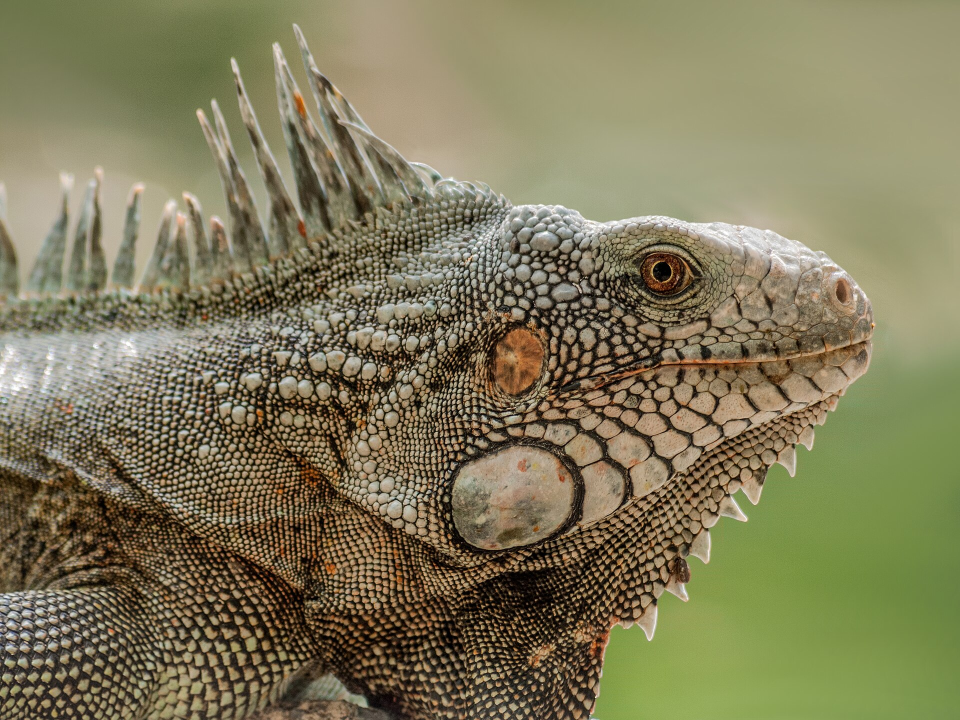
#> input picture scripts/pixelization-eval/corpus/assets/animal-iguana-venezuela.jpg, 1920 x 1440 px (shown at 1/2 size)
$ python -i art_director.py   (imports and definitions only)
#> lines starting #> are read from the running program, lines starting #| are printed output that depends on the picture; after the words box and inside, x2 and y2 are one past the last pixel; in counts of white or black regions, pixels touching at a corner belong together
### scripts/content/content_lib.py
"""Splint Content Factory — core library.

Headless content acquisition, licensing, conversion and playability
scoring for Splint Pixel Studio coloring templates.

Design principles
-----------------
* Reuses the production conversion algorithm (server/scripts/build-catalog-assets.py)
  and ports the small-region cleanup from src/lib/pixelColoring.js so derived
  templates match what Splint actually renders.
* Production behavior is NOT modified: this package is a separate content
  factory that produces templates in the same JSON shape.
* Strict provenance: every derived asset links DERIVED -> SOURCE -> LICENSE.
"""

from __future__ import annotations

import hashlib
import io
import json
import re
import time
import urllib.parse
import urllib.request
from dataclasses import dataclass, field
from pathlib import Path
from typing import Any

# ---------------------------------------------------------------------------
# License taxonomy
# ---------------------------------------------------------------------------

LICENSE_VERDICTS = {
    "APPROVED_CC0",
    "APPROVED_PUBLIC_DOMAIN",
    "APPROVED_CUSTOM_LICENSE",
    "APPROVED_CC_BY",
    "REVIEW_REQUIRED",
    "REJECTED",
}

# Production-ready pool: CC0 and Public Domain only.
# CC-BY requires a real attribution system inside Splint (credits UI, license
# screen). Until that exists, CC-BY assets stay in the review pool.
PRODUCTION_READY_VERDICTS = {"APPROVED_CC0", "APPROVED_PUBLIC_DOMAIN"}

LICENSE_METADATA = {
    "CC0": {
        "full_name": "CC0 1.0 Universal",
        "url": "https://creativecommons.org/publicdomain/zero/1.0/",
        "commercial_use": True,
        "derivative_use": True,
        "redistribution": True,
        "attribution_required": False,
        "verdict": "APPROVED_CC0",
    },
    "CC_BY_4.0": {
        "full_name": "Creative Commons Attribution 4.0 International",
        "url": "https://creativecommons.org/licenses/by/4.0/",
        "commercial_use": True,
        "derivative_use": True,
        "redistribution": True,
        "attribution_required": True,
        "verdict": "APPROVED_CC_BY",
    },
    "CC_BY_3.0": {
        "full_name": "Creative Commons Attribution 3.0 Unported",
        "url": "https://creativecommons.org/licenses/by/3.0/",
        "commercial_use": True,
        "derivative_use": True,
        "redistribution": True,
        "attribution_required": True,
        "verdict": "APPROVED_CC_BY",
    },
    "CC_BY_SA": {
        "full_name": "Creative Commons Attribution-ShareAlike",
        "url": "https://creativecommons.org/licenses/by-sa/4.0/",
        "commercial_use": True,
        "derivative_use": True,
        "redistribution": True,
        "attribution_required": True,
        "verdict": "REVIEW_REQUIRED",  # share-alike contaminates derived catalog
    },
    "CC_BY_NC": {
        "full_name": "Creative Commons Attribution-NonCommercial",
        "url": "https://creativecommons.org/licenses/by-nc/4.0/",
        "commercial_use": False,
        "derivative_use": True,
        "redistribution": True,
        "attribution_required": True,
        "verdict": "REJECTED",
    },
    "OGA_BY": {
        "full_name": "OpenGameArt.org Attribution license",
        "url": "https://opengameart.org/content/oga-by-3-0",
        "commercial_use": True,
        "derivative_use": True,
        "redistribution": True,
        "attribution_required": True,
        "verdict": "APPROVED_CC_BY",
    },
    "PUBLIC_DOMAIN": {
        "full_name": "Public Domain",
        "url": None,
        "commercial_use": True,
        "derivative_use": True,
        "redistribution": True,
        "attribution_required": False,
        "verdict": "APPROVED_PUBLIC_DOMAIN",
    },
}

# ---------------------------------------------------------------------------
# Pipeline stages
# ---------------------------------------------------------------------------

STAGES = (
    "DISCOVERED",
    "DOWNLOADED",
    "LICENSE_VERIFIED",
    "CONVERTED",
    "QUALITY_REVIEW",
    "APPROVED",
    "REJECTED",
)

DIFFICULTY_TIERS = ("VERY_EASY", "EASY", "NORMAL", "HARD", "EXPERT", "MASTERPIECE")

CONTENT_ROLES = (
    "FTUE",
    "QUICK_WIN",
    "MAIN_PATH",
    "COLLECTION_FILLER",
    "HERO",
    "CHALLENGE",
    "RELAXING",
    "MASTERY",
    "MASTERPIECE",
)

PIPELINE_VERSION = "1.0.0"

GRID_TIERS = {
    "small": [12, 16, 24, 32],
    "medium": [48, 64, 96, 128, 192],
    "large": [256, 384, 512, 600],
    "masterpiece": [800, 1024, 1200],
}

# ---------------------------------------------------------------------------
# Downloader (untrusted input handling)
# ---------------------------------------------------------------------------

MAX_DOWNLOAD_BYTES = 50 * 1024 * 1024  # 50 MB hard cap
MAX_IMAGE_PIXELS = 60_000_000  # decompression-bomb guard (PIL default is 89M)
ALLOWED_CONTENT_TYPES = {
    "image/png",
    "image/jpeg",
    "image/jpg",
    "image/webp",
    "image/gif",
    "image/bmp",
    "image/tiff",
    "application/octet-stream",  # some asset hosts serve PNGs as octet-stream
}

_REQUEST_HEADERS = {
    "User-Agent": "SplintContentFactory/1.0 (content acquisition; contact: splint-pixel-studio)",
    "Accept": "image/*,application/octet-stream",
}


class DownloadError(Exception):
    pass


class ImageValidationError(Exception):
    pass


# [5 lines left out: function safe_filename, not called in this run]


def sha256_bytes(data: bytes) -> str:
    return hashlib.sha256(data).hexdigest()


# [79 lines left out: functions download_file, validate_image_file, not called in this run]


# ---------------------------------------------------------------------------
# Conversion (production parity + cleanup)
# ---------------------------------------------------------------------------

def convert_template(
    source_path: Path,
    grid_size: int,
    palette_size: int,
    *,
    crop: dict | None = None,
    enhance: float = 1.08,
    cleanup: bool = True,
) -> dict:
    """Convert a source image into a Splint template.

    Mirrors server/scripts/build-catalog-assets.py (enhance -> BOX resize ->
    MAXCOVERAGE quantize, palette ordered by luminance) and optionally applies
    the small-region cleanup ported from src/lib/pixelColoring.js.

    Returns {width, height, palette, cells, preview_bytes...} where cells is a
    list of palette indices. Deterministic for the same input.
    """
    from PIL import Image, ImageEnhance, ImageFilter

    if grid_size not in [12, 16, 24, 32, 48, 64, 96, 128, 192, 256, 384, 512, 600, 800, 1024, 1200]:
        raise ValueError(f"unsupported grid size {grid_size}")

    source = Image.open(source_path)
    # Sprites with transparency (Kenney/OGA PNGs) must be composited onto a
    # light background — plain .convert("RGB") would bake alpha=0 into black
    # and drown the subject. White matches coloring-book convention.
    if source.mode in ("RGBA", "LA", "P"):
        source = source.convert("RGBA")
        background = Image.new("RGBA", source.size, (255, 255, 255, 255))
        background.alpha_composite(source)
        source = background
    source = source.convert("RGB")
    if crop:
        source = apply_crop(source, crop)

    # Large/masterpiece grids need texture suppression (paper grain, brush
    # strokes) before downscale; plain BOX resize would bake the noise into
    # thousands of micro-regions. Median filter removes speckle while keeping
    # edges — the flat color regions ukiyo-e/posters are famous for survive.
    if grid_size >= 384:
        source = source.filter(ImageFilter.MedianFilter(size=3))

    source = ImageEnhance.Color(source).enhance(enhance)
    source = ImageEnhance.Contrast(source).enhance(enhance)
    pixel = source.resize((grid_size, grid_size), Image.Resampling.BOX)

    quantized = pixel.quantize(colors=palette_size, method=Image.Quantize.MAXCOVERAGE, dither=Image.Dither.NONE)
    raw_palette = quantized.getpalette()[: palette_size * 3]
    palette = [tuple(raw_palette[i : i + 3]) for i in range(0, len(raw_palette), 3)]
    order = sorted(range(len(palette)), key=lambda i: sum(palette[i]))
    remap = {old: new for new, old in enumerate(order)}
    ordered_palette = [palette[i] for i in order]
    cells = [remap[value] for value in quantized.get_flattened_data()]

    if cleanup:
        cells, ordered_palette = _cleanup_regions(cells, grid_size, grid_size, ordered_palette)
        cells, ordered_palette = _merge_close_palette_colors(cells, ordered_palette)

    return {
        "width": grid_size,
        "height": grid_size,
        "palette": [f"#{r:02x}{g:02x}{b:02x}" for r, g, b in ordered_palette],
        "cells": cells,
    }


# [35 lines left out: function _merge_close_palette_colors, not called in this run]


def apply_crop(image, crop: dict):
    """Apply a crop in the shape of imageCrop.js: {scale, offsetX, offsetY}."""
    from PIL import Image

    width, height = image.size
    scale = max(1.0, float(crop.get("scale", 1.0)))
    crop_size = int(min(width, height) / scale)
    cx = int(width / 2 + float(crop.get("offsetX", 0.0)))
    cy = int(height / 2 + float(crop.get("offsetY", 0.0)))
    sx = max(0, min(width - crop_size, cx - crop_size // 2))
    sy = max(0, min(height - crop_size, cy - crop_size // 2))
    return image.crop((sx, sy, sx + crop_size, sy + crop_size))


# [11 lines left out: function _rgb_to_lab, not called in this run]


def _lab_distance(a, b):
    return sum((x - y) ** 2 for x, y in zip(a, b)) ** 0.5


# [186 lines left out: functions _cleanup_regions, analyze_regions, palette_separation, not called in this run]


def _hex_to_rgb(hex_color: str) -> tuple:
    hex_color = hex_color.lstrip("#")
    return tuple(int(hex_color[i : i + 2], 16) for i in (0, 2, 4))


def source_structure_metrics(source_path, grid_size: int) -> dict:
    """Measure the SOURCE image's suitability.

    * source_contrast: mean local (3x3) luminance variance measured at full
      resolution (thumbnail 256px) — flat sources (gradients) score ~0,
      pure noise scores >1500, recognisable artwork sits in 100..800.
    * grid_contrast: same metric at grid resolution (BOX-averaged).
    * edge_ratio: fraction of grid cells with a strong luminance edge.
    Calibrated in CYCLE 2 against production assets (157-360 full contrast)
    and synthetic noise (2155) / gradient (0.7).
    """
#> called with grid_size = 128
    from PIL import Image

    import numpy as np

    def _local_variance(arr: np.ndarray) -> float:
        n = arr.shape[0]
        padded = np.pad(arr, 1, mode="edge")
        windows = np.lib.stride_tricks.sliding_window_view(padded, (3, 3))
        local_var = windows.var(axis=(2, 3))
        return float(local_var[1 : n + 1, 1 : n + 1].mean())

    img = Image.open(source_path).convert("L")
    full = img.copy()
    full.thumbnail((256, 256))
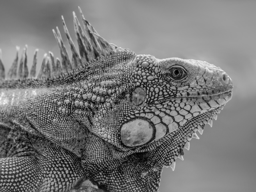
#> full: PIL image 256x192 L; min 0, max 248, mean 120.1
    full_arr = np.asarray(full, dtype=np.float32)
    full_contrast = _local_variance(full_arr)
#> in _local_variance, `local_var = windows.var(axis=(2, 3))`:
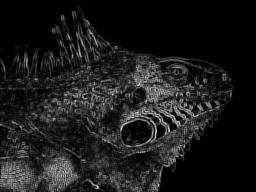
#> local_var: shape (192, 256) float32; min 0, max 3192, mean 344.2; drawn with min black and max white
#> full_contrast = 434

    grid = img.resize((grid_size, grid_size), Image.Resampling.BOX)
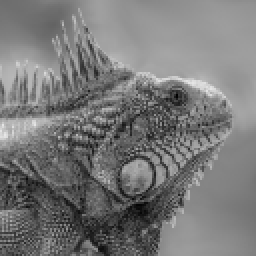
#> grid: PIL image 128x128 L (shown 2 times larger); min 1, max 231, mean 120.2
    grid_arr = np.asarray(grid, dtype=np.float32)
    grid_contrast = _local_variance(grid_arr)
#> in _local_variance (call 2), `padded = np.pad(arr, 1, mode="edge")`:
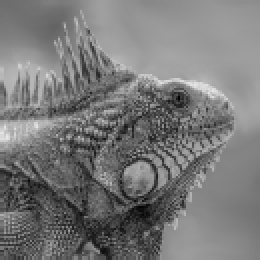
#> padded: shape (130, 130) float32 (shown 2 times larger); min 1, max 231, mean 120.4
#> in _local_variance (call 2), `local_var = windows.var(axis=(2, 3))`:
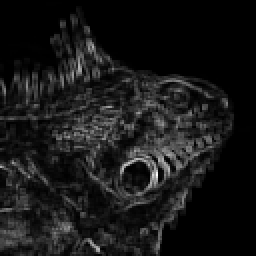
#> local_var: shape (128, 128) float32 (shown 2 times larger); min 0, max 2835.4, mean 264; drawn with min black and max white
#> grid_contrast = 266.4

    edges_y = np.abs(np.diff(grid_arr, axis=0)) > 24  # shape (n-1, n)
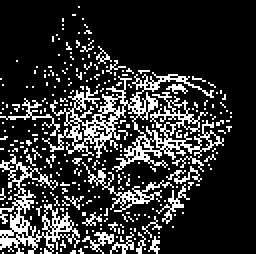
#> edges_y: shape (127, 128) bool (shown 2 times larger); 19.3% white in thin lines or dots, all inside (x1, y1, x2, y2) = (0, 3, 116, 127)
    edges_x = np.abs(np.diff(grid_arr, axis=1)) > 24  # shape (n, n-1)
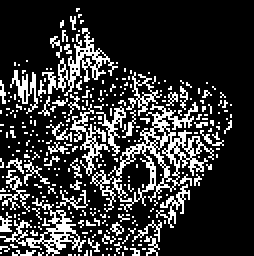
#> edges_x: shape (128, 127) bool (shown 2 times larger); 20.7% white in thin lines or dots, all inside (x1, y1, x2, y2) = (0, 4, 116, 128)
    edges = edges_y[:, :-1] | edges_x[:-1, :]  # both (n-1, n-1)
    edge_ratio = float(edges.mean())
#> edge_ratio = 0.319
#> (the rest of the program and of its run is left out)
